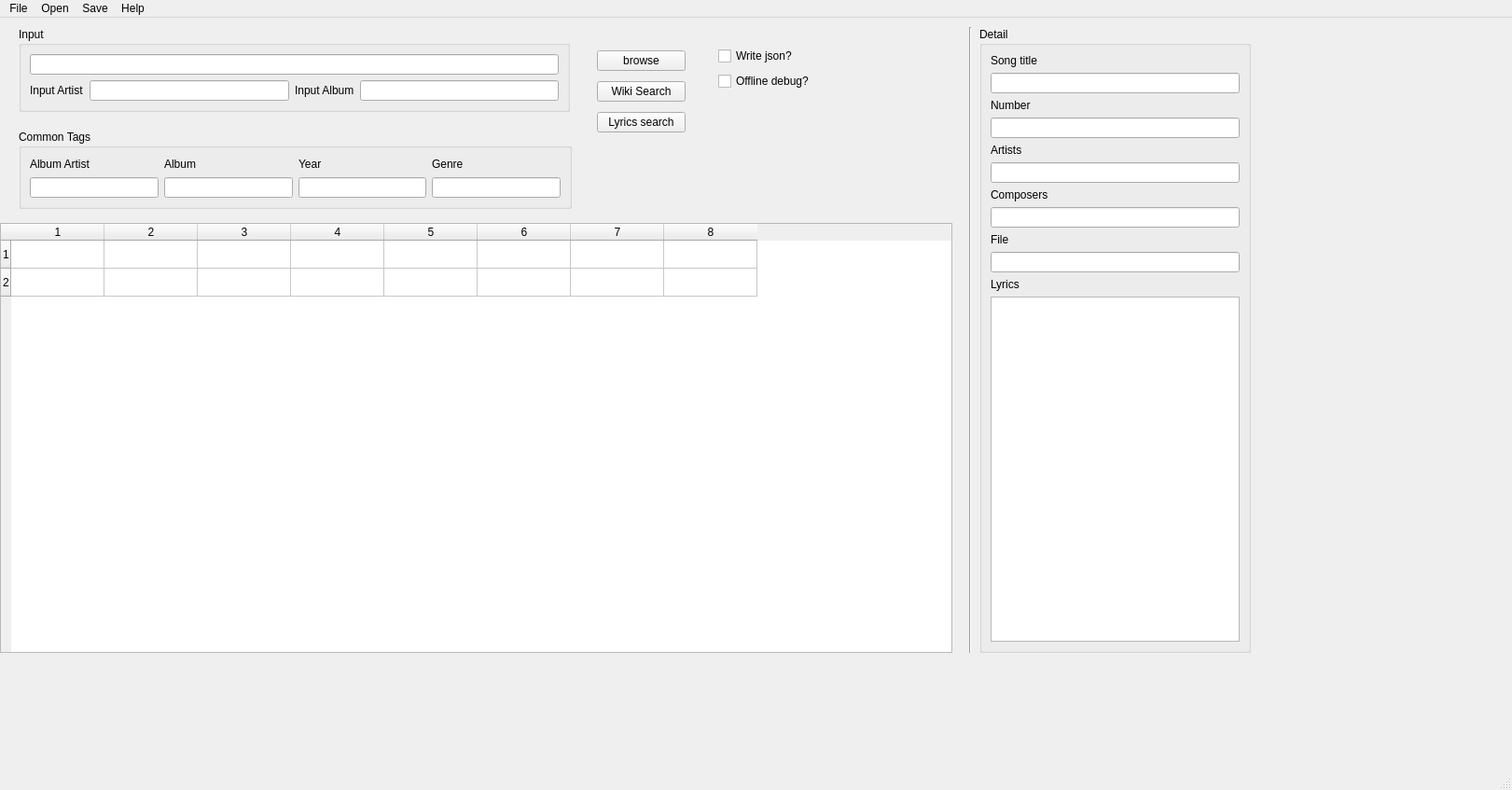
<?xml version="1.0" encoding="UTF-8"?>
<ui version="4.0">
 <class>MainWindow</class>
 <widget class="QMainWindow" name="MainWindow">
  <property name="geometry">
   <rect>
    <x>0</x>
    <y>0</y>
    <width>1621</width>
    <height>847</height>
   </rect>
  </property>
  <property name="windowTitle">
   <string>MainWindow</string>
  </property>
  <widget class="QWidget" name="centralwidget">
   <widget class="QTableWidget" name="tableWidget">
    <property name="geometry">
     <rect>
      <x>0</x>
      <y>220</y>
      <width>1021</width>
      <height>461</height>
     </rect>
    </property>
    <property name="sizeAdjustPolicy">
     <enum>QAbstractScrollArea::AdjustToContents</enum>
    </property>
    <property name="rowCount">
     <number>2</number>
    </property>
    <property name="columnCount">
     <number>8</number>
    </property>
    <attribute name="horizontalHeaderVisible">
     <bool>true</bool>
    </attribute>
    <row/>
    <row/>
    <column/>
    <column/>
    <column/>
    <column/>
    <column/>
    <column/>
    <column/>
    <column/>
   </widget>
   <widget class="QGroupBox" name="Input">
    <property name="geometry">
     <rect>
      <x>20</x>
      <y>10</y>
      <width>591</width>
      <height>91</height>
     </rect>
    </property>
    <property name="title">
     <string>Input</string>
    </property>
    <layout class="QGridLayout" name="input_grid">
     <item row="0" column="0" colspan="4">
      <widget class="QLineEdit" name="display_dir">
       <property name="toolTip">
        <string extracomment="Use Browse button and find dir or input path here"/>
       </property>
       <property name="statusTip">
        <string extracomment="Use Browse button and find dir or input path here"/>
       </property>
       <property name="whatsThis">
        <string extracomment="Use Browse button and find dir or input path here"/>
       </property>
       <property name="accessibleDescription">
        <string extracomment="Use Browse button and find dir or input path here"/>
       </property>
      </widget>
     </item>
     <item row="1" column="0">
      <widget class="QLabel" name="label">
       <property name="text">
        <string>Input Artist</string>
       </property>
      </widget>
     </item>
     <item row="1" column="1">
      <widget class="QLineEdit" name="band_entry"/>
     </item>
     <item row="1" column="2">
      <widget class="QLabel" name="label_2">
       <property name="text">
        <string>Input Album</string>
       </property>
      </widget>
     </item>
     <item row="1" column="3">
      <widget class="QLineEdit" name="album_entry"/>
     </item>
    </layout>
   </widget>
   <widget class="QGroupBox" name="common_tags">
    <property name="geometry">
     <rect>
      <x>20</x>
      <y>120</y>
      <width>593</width>
      <height>85</height>
     </rect>
    </property>
    <property name="title">
     <string>Common Tags</string>
    </property>
    <layout class="QGridLayout" name="common_tags_grid">
     <item row="0" column="0">
      <widget class="QLabel" name="label_3">
       <property name="text">
        <string>Album Artist</string>
       </property>
      </widget>
     </item>
     <item row="0" column="1">
      <widget class="QLabel" name="label_4">
       <property name="text">
        <string>Album</string>
       </property>
      </widget>
     </item>
     <item row="0" column="2">
      <widget class="QLabel" name="label_5">
       <property name="text">
        <string>Year</string>
       </property>
      </widget>
     </item>
     <item row="0" column="3">
      <widget class="QLabel" name="label_6">
       <property name="text">
        <string>Genre</string>
       </property>
      </widget>
     </item>
     <item row="1" column="0">
      <widget class="QLineEdit" name="lineEdit_4"/>
     </item>
     <item row="1" column="1">
      <widget class="QLineEdit" name="lineEdit_5"/>
     </item>
     <item row="1" column="2">
      <widget class="QLineEdit" name="lineEdit_6"/>
     </item>
     <item row="1" column="3">
      <widget class="QLineEdit" name="lineEdit_7"/>
     </item>
    </layout>
   </widget>
   <widget class="QGroupBox" name="detail">
    <property name="geometry">
     <rect>
      <x>1050</x>
      <y>10</y>
      <width>291</width>
      <height>671</height>
     </rect>
    </property>
    <property name="title">
     <string>Detail</string>
    </property>
    <layout class="QGridLayout" name="detail_grid">
     <item row="2" column="0">
      <widget class="QLabel" name="label_8">
       <property name="text">
        <string>Number</string>
       </property>
      </widget>
     </item>
     <item row="11" column="0">
      <widget class="QTextEdit" name="textEdit"/>
     </item>
     <item row="7" column="0">
      <widget class="QLineEdit" name="lineEdit_10"/>
     </item>
     <item row="4" column="0">
      <widget class="QLabel" name="label_9">
       <property name="text">
        <string>Artists</string>
       </property>
      </widget>
     </item>
     <item row="5" column="0">
      <widget class="QLineEdit" name="lineEdit_9"/>
     </item>
     <item row="6" column="0">
      <widget class="QLabel" name="label_10">
       <property name="text">
        <string>Composers</string>
       </property>
      </widget>
     </item>
     <item row="9" column="0">
      <widget class="QLineEdit" name="lineEdit_11"/>
     </item>
     <item row="0" column="0">
      <widget class="QLabel" name="label_7">
       <property name="text">
        <string>Song title</string>
       </property>
      </widget>
     </item>
     <item row="8" column="0">
      <widget class="QLabel" name="label_11">
       <property name="text">
        <string>File</string>
       </property>
      </widget>
     </item>
     <item row="10" column="0">
      <widget class="QLabel" name="label_12">
       <property name="text">
        <string>Lyrics</string>
       </property>
      </widget>
     </item>
     <item row="3" column="0">
      <widget class="QLineEdit" name="lineEdit_8"/>
     </item>
     <item row="1" column="0">
      <widget class="QLineEdit" name="lineEdit_12"/>
     </item>
    </layout>
   </widget>
   <widget class="QWidget" name="layoutWidget">
    <property name="geometry">
     <rect>
      <x>640</x>
      <y>30</y>
      <width>95</width>
      <height>100</height>
     </rect>
    </property>
    <layout class="QGridLayout" name="buttons_grid">
     <item row="0" column="0">
      <widget class="QPushButton" name="browse_button">
       <property name="text">
        <string>browse</string>
       </property>
      </widget>
     </item>
     <item row="1" column="0">
      <widget class="QPushButton" name="run_button">
       <property name="text">
        <string>Wiki Search</string>
       </property>
      </widget>
     </item>
     <item row="2" column="0">
      <widget class="QPushButton" name="lyrics_button">
       <property name="text">
        <string>Lyrics search</string>
       </property>
      </widget>
     </item>
    </layout>
   </widget>
   <widget class="Line" name="line">
    <property name="geometry">
     <rect>
      <x>1030</x>
      <y>10</y>
      <width>20</width>
      <height>671</height>
     </rect>
    </property>
    <property name="orientation">
     <enum>Qt::Vertical</enum>
    </property>
   </widget>
   <widget class="QWidget" name="layoutWidget">
    <property name="geometry">
     <rect>
      <x>770</x>
      <y>30</y>
      <width>112</width>
      <height>49</height>
     </rect>
    </property>
    <layout class="QGridLayout" name="switch__grid">
     <item row="0" column="0">
      <widget class="QCheckBox" name="json_write">
       <property name="text">
        <string>Write json?</string>
       </property>
      </widget>
     </item>
     <item row="1" column="0">
      <widget class="QCheckBox" name="offline_debug">
       <property name="text">
        <string>Offline debug?</string>
       </property>
      </widget>
     </item>
    </layout>
   </widget>
  </widget>
  <widget class="QMenuBar" name="menubar">
   <property name="enabled">
    <bool>true</bool>
   </property>
   <property name="geometry">
    <rect>
     <x>0</x>
     <y>0</y>
     <width>1621</width>
     <height>26</height>
    </rect>
   </property>
   <widget class="QMenu" name="menuFile">
    <property name="title">
     <string>File</string>
    </property>
    <addaction name="actionNew"/>
    <addaction name="actionOpen"/>
    <addaction name="actionSave"/>
    <addaction name="separator"/>
    <addaction name="actionExit"/>
   </widget>
   <widget class="QMenu" name="menuOpen">
    <property name="title">
     <string>Open</string>
    </property>
    <addaction name="actionDirectory"/>
    <addaction name="actionWikipedia"/>
    <addaction name="actionCover_Art_search"/>
    <addaction name="actionMp3_Tag"/>
   </widget>
   <widget class="QMenu" name="menuSave">
    <property name="title">
     <string>Save</string>
    </property>
    <addaction name="actionAll_Tags"/>
    <addaction name="actionOnly_Lyrics"/>
   </widget>
   <widget class="QMenu" name="menuHelp">
    <property name="title">
     <string>Help</string>
    </property>
    <addaction name="actionHelp_Index"/>
    <addaction name="actionGit"/>
    <addaction name="actionAbout"/>
   </widget>
   <addaction name="menuFile"/>
   <addaction name="menuOpen"/>
   <addaction name="menuSave"/>
   <addaction name="menuHelp"/>
  </widget>
  <widget class="QStatusBar" name="statusbar"/>
  <action name="actionNew">
   <property name="text">
    <string>New</string>
   </property>
  </action>
  <action name="actionOpen">
   <property name="text">
    <string>Open</string>
   </property>
  </action>
  <action name="actionSave">
   <property name="text">
    <string>Save</string>
   </property>
  </action>
  <action name="actionExit">
   <property name="text">
    <string>Exit</string>
   </property>
  </action>
  <action name="actionAll_Tags">
   <property name="text">
    <string>All Tags</string>
   </property>
  </action>
  <action name="actionOnly_Lyrics">
   <property name="text">
    <string>Only Lyrics</string>
   </property>
  </action>
  <action name="actionDirectory">
   <property name="text">
    <string>Directory</string>
   </property>
  </action>
  <action name="actionWikipedia">
   <property name="text">
    <string>Wikipedia</string>
   </property>
  </action>
  <action name="actionCover_Art_search">
   <property name="text">
    <string>Cover Art search</string>
   </property>
  </action>
  <action name="actionMp3_Tag">
   <property name="text">
    <string>Mp3Tag</string>
   </property>
  </action>
  <action name="actionHelp_Index">
   <property name="text">
    <string>Help Index</string>
   </property>
  </action>
  <action name="actionGit">
   <property name="text">
    <string>Git</string>
   </property>
  </action>
  <action name="actionAbout">
   <property name="text">
    <string>About</string>
   </property>
  </action>
 </widget>
 <resources/>
 <connections/>
</ui>
